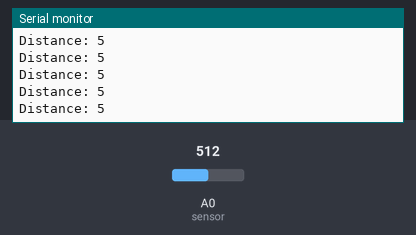
The sketch below on a simulated Arduino Uno, built with avr-gcc and run on an emulated ATmega328P. Parts: the last lines printed to the serial monitor. Inputs (shaded band) come from the test bench; at power-on: A0 (sensor) = 512.

Above: at 1.2 s.
1.3 s: A0 (sensor) set to 278
At 2.4 s:
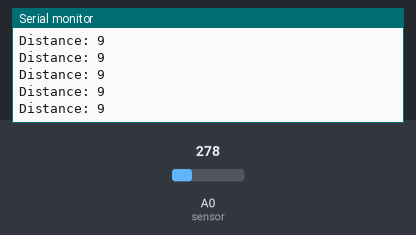
4.3 s: A0 (sensor) set to 258
At 4.9 s:
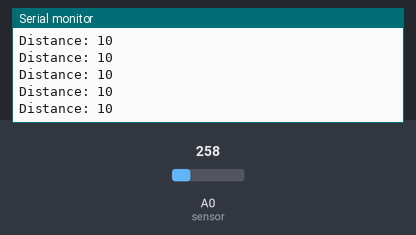
Timing chart, 0 to 7.3 s (numbered marks = the images above; inputs shaded):
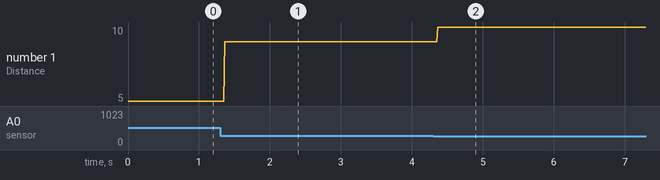

The sketch:

getDistance.ino
```cpp
// Sharp IR GP2Y0A41SK0F Distance Test
// http://tinkcore.com/sharp-ir-gp2y0a41-skf/

#define sensor A0 // Sharp IR GP2Y0A41SK0F (4-30cm, analog)

void setup() {
  Serial.begin(9600); // start the serial port
}

void loop() {
  get_distance();
  delay(10);
}

int get_distance() {
  // Read values from IR sensor
  float volts = analogRead(sensor)*0.0048828125;  // value from sensor * (5/1024)
  int distance = 13*pow(volts, -1); // worked out from datasheet graph
  if (distance <= 80 && distance != 0) {
    Serial.print("Distance: "); Serial.print(distance); Serial.println();
    return distance;
  } else {
    return -1;
  }
}
```

Measured:
- after the input at 1.3 s, the serial monitor: prints a new line after 0.07 s (image 1)
- after the input at 4.3 s, the serial monitor: prints a new line after 0.07 s (image 2)
- plotted number 1: 5 → 9 after the input at 1.3 s, 9 → 10 after the input at 4.3 s
